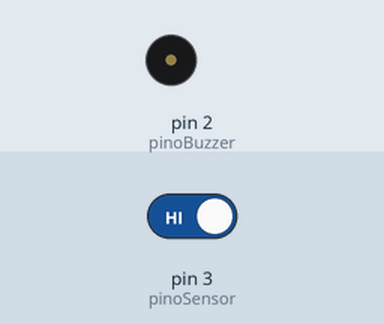
The sketch below on a simulated Arduino Uno, built with avr-gcc and run on an emulated ATmega328P. Parts: buzzer (waves = sounding, pin HIGH). The test bench sets the inputs (shaded band); at power-on: pin 3 (pinoSensor) HIGH. What the sketch prints to the serial monitor is not drawn.

Above: at 1.2 s.
1.3 s: pin 3 (pinoSensor) driven LOW
At 1.55 s:
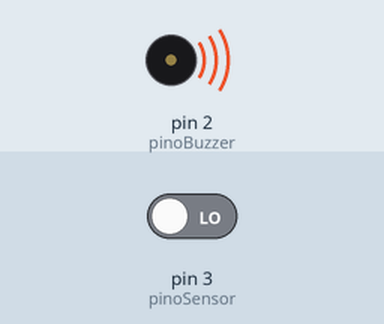
4.3 s: pin 3 (pinoSensor) driven HIGH
At 4.3 s:
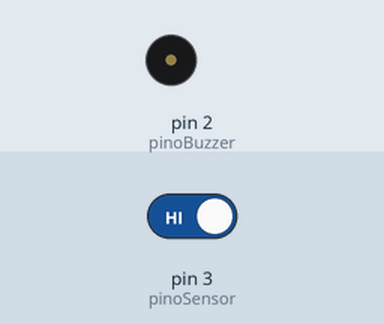
Timing chart, 0 to 7.3 s (numbered marks = the images above; inputs shaded):
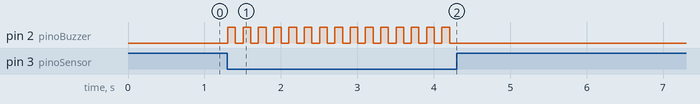

Measured:
- after the input at 1.3 s, pin 2 (pinoBuzzer): alternates HIGH for 0.10 s and LOW for 0.10 s, starting at once
- after the input at 4.3 s, pin 2 (pinoBuzzer): stops changing and stays LOW

The sketch:

sensorGas.ino
```cpp
int pinoBuzzer = 2;
int pinoSensor = 3;
int estadoSensor;

void setup(){
  Serial.begin(9600);
  pinMode(pinoSensor, INPUT);
  pinMode(pinoBuzzer, OUTPUT);
}

void loop(){
  estadoSensor = digitalRead(pinoSensor);
  Serial.println(estadoSensor);
  if (!estadoSensor){
    digitalWrite(pinoBuzzer, HIGH);
    delay(100);
    digitalWrite(pinoBuzzer, LOW);
    delay(100);
  }
}
```

semaforo__1_.ino
```cpp

```
